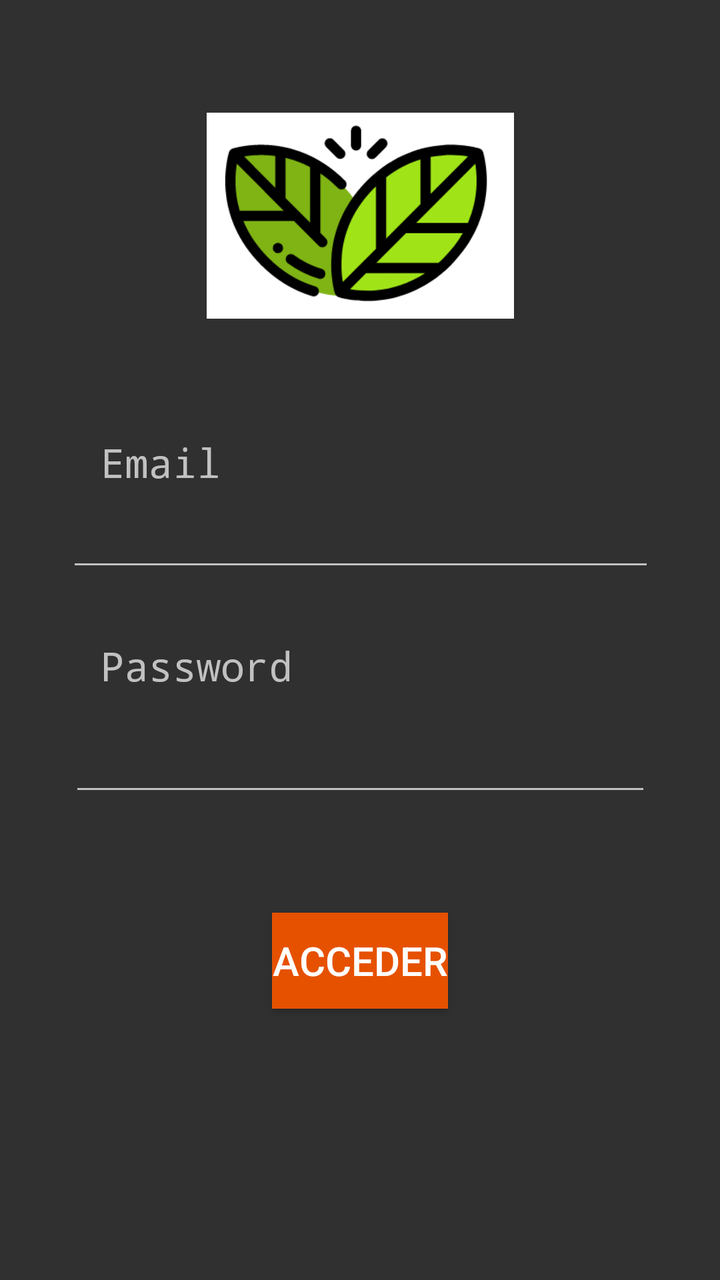
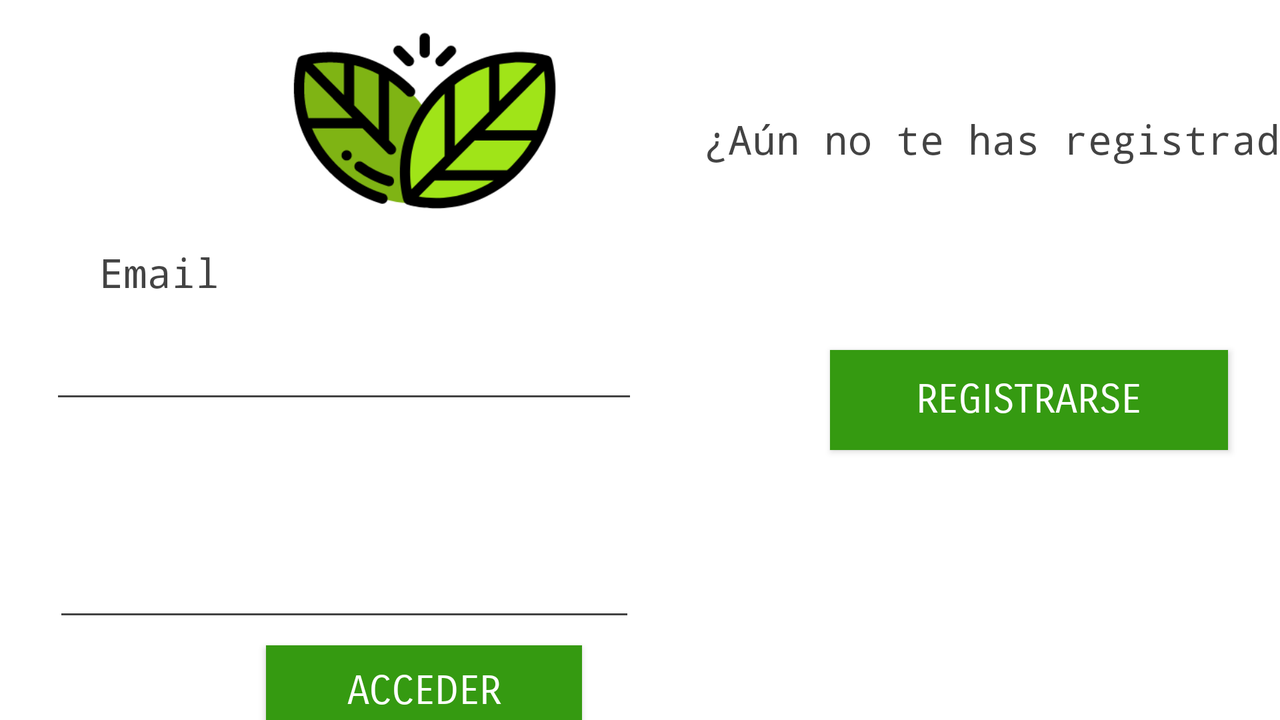

The same Android screen from two of the app's own layout files: first res/layout/ as a phone draws it, then the repository's variant for another configuration, drawn on a device whose configuration selects that folder. Both files follow.
<!-- AndroidManifest.xml: application theme Theme.AppCompat.NoActionBar -->
<!-- res/layout/activity_login.xml -->
<?xml version="1.0" encoding="utf-8"?>
<androidx.constraintlayout.widget.ConstraintLayout xmlns:android="http://schemas.android.com/apk/res/android"
    xmlns:app="http://schemas.android.com/apk/res-auto"
    xmlns:tools="http://schemas.android.com/tools"
    android:layout_width="match_parent"
    android:layout_height="match_parent"
    tools:context=".login.LoginActivity">

    <TextView
        android:id="@+id/textView2"
        android:layout_width="wrap_content"
        android:layout_height="wrap_content"
        android:fontFamily="monospace"
        android:text="Password"
        android:textSize="20sp"
        app:layout_constraintBottom_toBottomOf="parent"
        app:layout_constraintHorizontal_bias="0.191"
        app:layout_constraintLeft_toLeftOf="parent"
        app:layout_constraintRight_toRightOf="parent"
        app:layout_constraintTop_toTopOf="parent"
        app:layout_constraintVertical_bias="0.521" />

    <Button
        android:id="@+id/buttonRegistro"
        android:layout_width="wrap_content"
        android:layout_height="wrap_content"
        android:background="#E65100"
        android:text="Acceder"
        android:textSize="20sp"
        app:layout_constraintBottom_toBottomOf="parent"
        app:layout_constraintLeft_toLeftOf="parent"
        app:layout_constraintRight_toRightOf="parent"
        app:layout_constraintTop_toTopOf="parent"
        app:layout_constraintVertical_bias="0.771" />

    <TextView
        android:id="@+id/textView"
        android:layout_width="wrap_content"
        android:layout_height="wrap_content"
        android:fontFamily="monospace"
        android:text="Email"
        android:textSize="20sp"
        app:layout_constraintBottom_toBottomOf="parent"
        app:layout_constraintHorizontal_bias="0.168"
        app:layout_constraintLeft_toLeftOf="parent"
        app:layout_constraintRight_toRightOf="parent"
        app:layout_constraintTop_toTopOf="parent"
        app:layout_constraintVertical_bias="0.355" />

    <EditText
        android:id="@+id/textEmailReg"
        android:layout_width="294dp"
        android:layout_height="41dp"
        android:ems="10"
        android:inputType="textEmailAddress"
        app:layout_constraintBottom_toBottomOf="parent"
        app:layout_constraintHorizontal_bias="0.504"
        app:layout_constraintLeft_toLeftOf="parent"
        app:layout_constraintRight_toRightOf="parent"
        app:layout_constraintTop_toTopOf="parent"
        app:layout_constraintVertical_bias="0.417" />

    <EditText
        android:id="@+id/textPasswordReg1"
        android:layout_width="291dp"
        android:layout_height="49dp"
        android:ems="10"
        android:inputType="textPassword"
        app:layout_constraintBottom_toBottomOf="parent"
        app:layout_constraintLeft_toLeftOf="parent"
        app:layout_constraintRight_toRightOf="parent"
        app:layout_constraintTop_toTopOf="parent"
        app:layout_constraintVertical_bias="0.599" />

    <ImageView
        android:id="@+id/imageView4"
        android:layout_width="163dp"
        android:layout_height="103dp"
        app:layout_constraintBottom_toBottomOf="parent"
        app:layout_constraintEnd_toEndOf="parent"
        app:layout_constraintLeft_toLeftOf="parent"
        app:layout_constraintRight_toRightOf="parent"
        app:layout_constraintStart_toStartOf="parent"
        app:layout_constraintTop_toTopOf="parent"
        app:layout_constraintVertical_bias="0.105"
        app:srcCompat="@drawable/logo_pequeno" />

</androidx.constraintlayout.widget.ConstraintLayout>
<!-- resources referenced by this layout -->
<resources>
  <!-- drawable logo_pequeno: png bitmap (drawable, 13703 bytes) -->
</resources>
<!-- res/layout-land/activity_login.xml (the repository's variant of the layout above) -->
<!-- drawn on the phone turned sideways -->
<?xml version="1.0" encoding="utf-8"?>
<androidx.constraintlayout.widget.ConstraintLayout xmlns:android="http://schemas.android.com/apk/res/android"
    android:layout_width="match_parent"
    android:layout_height="match_parent"
    xmlns:app="http://schemas.android.com/apk/res-auto"
    xmlns:tools="http://schemas.android.com/tools"
    android:background="#FFFFFF"
    android:backgroundTint="#FFFFFF"
    tools:context=".users.LoginActivity">

    <TextView
        android:id="@+id/textView2"
        android:layout_width="wrap_content"
        android:layout_height="wrap_content"
        android:layout_marginStart="72dp"
        android:layout_marginTop="5dp"
        android:layout_marginBottom="10dp"
        android:fontFamily="monospace"
        android:text="@string/password"
        android:textColor="#BC000000"
        android:textSize="20sp"
        app:layout_constraintBottom_toTopOf="@+id/textPasswordReg1"
        app:layout_constraintEnd_toStartOf="@+id/textPasswordReg1"
        app:layout_constraintHorizontal_bias="0.0"
        app:layout_constraintStart_toStartOf="parent"
        app:layout_constraintTop_toBottomOf="@+id/textEmailReg" />

    <TextView
        android:id="@+id/textView7"
        android:layout_width="wrap_content"
        android:layout_height="wrap_content"
        android:layout_marginStart="33dp"
        android:layout_marginTop="82dp"
        android:layout_marginEnd="16dp"
        android:layout_marginBottom="68dp"
        android:fontFamily="monospace"
        android:text="@string/registerQ"
        android:textColor="#BC000000"
        android:textSize="20sp"
        app:layout_constraintBottom_toTopOf="@+id/buttonRegistrarse"
        app:layout_constraintEnd_toEndOf="parent"
        app:layout_constraintHorizontal_bias="0.0"
        app:layout_constraintStart_toEndOf="@+id/textEmailReg"
        app:layout_constraintTop_toBottomOf="@+id/buttonRegistrarse" />

    <Button
        android:id="@+id/accederButton"
        android:layout_width="158dp"
        android:layout_height="46dp"
        android:layout_marginStart="133dp"
        android:layout_marginTop="6dp"
        android:layout_marginEnd="440dp"
        android:layout_marginBottom="8dp"
        android:background="#359A11"
        android:fontFamily="sans-serif-smallcaps"
        android:text="@string/acceder"
        android:textColor="#FFFFFF"
        android:textSize="20sp"
        app:layout_constraintBottom_toBottomOf="parent"
        app:layout_constraintEnd_toEndOf="parent"
        app:layout_constraintHorizontal_bias="0.0"
        app:layout_constraintStart_toStartOf="parent"
        app:layout_constraintTop_toBottomOf="@+id/textPasswordReg1" />

    <Button
        android:id="@+id/buttonRegistrarse"
        android:layout_width="199dp"
        android:layout_height="50dp"
        android:layout_marginStart="3dp"
        android:layout_marginTop="24dp"
        android:layout_marginEnd="73dp"
        android:layout_marginBottom="135dp"
        android:background="#359A11"
        android:fontFamily="sans-serif-smallcaps"
        android:text="@string/register"
        android:textColor="#FFFFFF"
        android:textSize="20sp"
        app:layout_constraintBottom_toBottomOf="parent"
        app:layout_constraintEnd_toEndOf="parent"
        app:layout_constraintStart_toEndOf="@+id/textEmailReg"
        app:layout_constraintTop_toBottomOf="@+id/textView7" />

    <TextView
        android:id="@+id/textView"
        android:layout_width="wrap_content"
        android:layout_height="wrap_content"
        android:layout_marginStart="72dp"
        android:layout_marginTop="139dp"
        android:layout_marginEnd="265dp"
        android:layout_marginBottom="15dp"
        android:fontFamily="monospace"
        android:text="@string/email"
        android:textColor="#BC000000"
        android:textSize="20sp"
        app:layout_constraintBottom_toTopOf="@+id/textEmailReg"
        app:layout_constraintEnd_toStartOf="@+id/textView7"
        app:layout_constraintStart_toStartOf="parent"
        app:layout_constraintTop_toTopOf="parent" />

    <EditText
        android:id="@+id/textEmailReg"
        android:layout_width="294dp"
        android:layout_height="41dp"
        android:layout_marginStart="72dp"
        android:layout_marginTop="1dp"
        android:layout_marginEnd="93dp"
        android:layout_marginBottom="17dp"
        android:ems="10"
        android:fontFamily="sans-serif-light"
        android:inputType="textEmailAddress"
        android:textColor="#000000"
        android:theme="@style/CampoTexto"
        app:layout_constraintBottom_toTopOf="@+id/textView2"
        app:layout_constraintEnd_toStartOf="@+id/buttonRegistrarse"
        app:layout_constraintHorizontal_bias="0.0"
        app:layout_constraintStart_toStartOf="parent"
        app:layout_constraintTop_toBottomOf="@+id/textView" />

    <EditText
        android:id="@+id/textPasswordReg1"
        android:layout_width="291dp"
        android:layout_height="49dp"
        android:layout_marginStart="72dp"
        android:layout_marginTop="1dp"
        android:layout_marginEnd="368dp"
        android:layout_marginBottom="1dp"
        android:ems="10"
        android:fontFamily="sans-serif-light"
        android:inputType="textPassword"
        android:textColor="#000000"
        android:theme="@style/CampoTexto"
        app:layout_constraintBottom_toTopOf="@+id/accederButton"
        app:layout_constraintEnd_toEndOf="parent"
        app:layout_constraintStart_toStartOf="parent"
        app:layout_constraintTop_toBottomOf="@+id/textView2" />


    <ImageView
        android:id="@+id/imageView4"
        android:layout_width="163dp"
        android:layout_height="103dp"

        android:layout_marginStart="133dp"
        android:layout_marginTop="10dp"
        android:layout_marginEnd="102dp"
        android:layout_marginBottom="66dp"
        app:layout_constraintBottom_toTopOf="@+id/textEmailReg"

        app:layout_constraintEnd_toStartOf="@+id/textView7"
        app:layout_constraintHorizontal_bias="0.0"
        app:layout_constraintStart_toStartOf="parent"
        app:layout_constraintTop_toTopOf="parent"
        app:layout_constraintVertical_bias="0.0"
        app:srcCompat="@drawable/logo_pequeno" />


</androidx.constraintlayout.widget.ConstraintLayout>
<!-- resources referenced by the variant -->
<!-- as the phone turned sideways resolves them -->
<resources>
  <!-- drawable logo_pequeno: png bitmap (drawable, 13703 bytes) -->
  <string name="acceder">Acceder</string>
  <string name="email">Email</string>
  <string name="password">Contraseña</string>
  <string name="register">Registrarse</string>
  <string name="registerQ">¿Aún no te has registrado?</string>
  <style name="CampoTexto" parent="Theme.AppCompat.Light">
          <item name="colorControlNormal">#BC000000</item>
          <item name="colorControlActivated">#BC000000</item>
          <item name="android:textColorHighlight">#BC000000</item>
      </style>
</resources>
